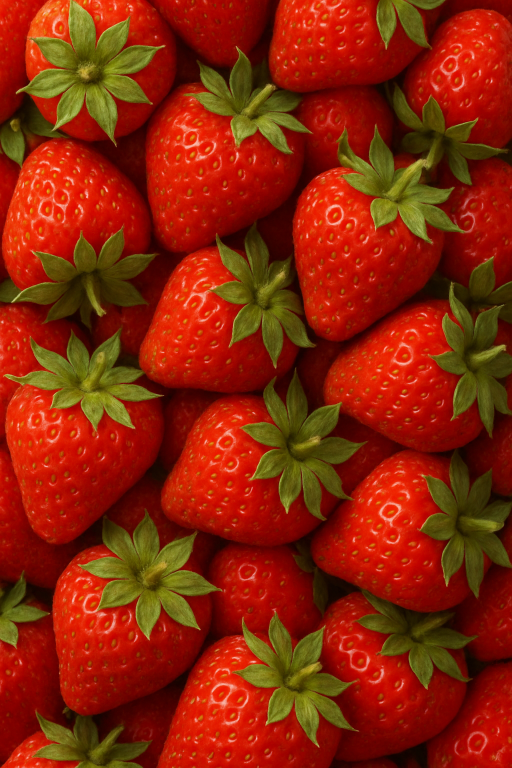
#> input picture input/strawberry_diffuse.png, 1024 x 1536 px (shown at 1/2 size); its folder holds only this picture in this run
$ python generate_all_texture_types.py   (older library calls are emulated)
#> lines starting #> are read from the running program, lines starting #| are printed output that depends on the picture
#> in prepare_base_diffuse, img is the input picture: PIL image 1024x1536 RGBA; mean R, G, B, A 138.3, 35.5, 7.6, 255
import os
import subprocess
import shutil
from PIL import Image, ImageFilter, ImageOps, ImageEnhance
import numpy as np
import cv2

# Paths
INPUT_FOLDER = "input"
OUTPUT_FOLDER = "output"
GIM_TEMPLATE_FOLDER = "gims"
GTT_FOLDER = "giantsTextureTool"

# Required files in GTT and GIM
REQUIRED_GTT_FILES = [
    "textureTool.exe", "textureTool.xml"
]

REQUIRED_GIM_FILES = [
    "filltype_displacement.gim",
    "filltype_height.gim",
    "filltype_normal.gim",
    "filltype_distance_diffuse.gim",
    "filltype_diffuse.gim",  # <-- enable DDS conversion for base diffuse PNG
]

# Enforced output resolutions
RESOLUTIONS = {
    "distance": (256, 256),
    "displacement": (32, 32),
    "height": (512, 512),
    "normal": (1024, 1024)
}

# Base diffuse (pre-processing target)
BASE_DIFFUSE_SIZE = (1024, 1024)

tiles_per_side = 4
tile_size = RESOLUTIONS["distance"][0] // tiles_per_side  # 256/4 -> 64

valid_ext = [".dds", ".png"]
input_files = [
    f for f in os.listdir(INPUT_FOLDER)
    if "_diffuse" in f and os.path.splitext(f)[1].lower() in valid_ext
]

if not input_files:
    print("No _diffuse.dds or .png files found in /input")
    exit()


def limit_blacks(img, threshold=40):
    np_img = np.array(img)
    np_img = np.clip(np_img, threshold, 255)
    return Image.fromarray(np_img.astype(np.uint8))


def validate_environment():
    print("\nValidating Giants Texture Tool files...")
    missing = []
    for f in REQUIRED_GTT_FILES:
        if not os.path.isfile(os.path.join(GTT_FOLDER, f)):
            missing.append(f)
    if missing:
        print(f"Conversion of pngs not possible, Giants Texture Tool is not found in {os.path.abspath(GTT_FOLDER)}.")
        print("Please download the Tool from https://gdn.giants-software.com/downloads.php")
        print("and extract it into the folder above where readme should be visible.")
        return False
    else:
        print("Giants Texture Tool files verified.")

    print("\nValidating GIM template files...")
    for f in REQUIRED_GIM_FILES:
        if not os.path.isfile(os.path.join(GIM_TEMPLATE_FOLDER, f)):
            print(f"Missing GIM file: {f} in {GIM_TEMPLATE_FOLDER}.")
            return False
    print("GIM templates verified.")
    return True


def apply_pink_hue_filter(image):
    img_hsv = cv2.cvtColor(image, cv2.COLOR_RGB2HSV)
    img_hsv[..., 0] = (img_hsv[..., 0] + 140) % 180
    return cv2.cvtColor(img_hsv, cv2.COLOR_HSV2RGB)


def generate_emboss_normal_for_xy(pil_image):
    gray = ImageOps.grayscale(pil_image)
    emboss = gray.filter(ImageFilter.EMBOSS)
    emboss_np = np.array(emboss).astype(np.float32) / 255.0
    gx = cv2.Sobel(emboss_np, cv2.CV_32F, 1, 0, ksize=3)
    gy = cv2.Sobel(emboss_np, cv2.CV_32F, 0, 1, ksize=3)
    gz = np.ones_like(gx) * 0.5
    norm = np.sqrt(gx**2 + gy**2 + gz**2)
    nx = (gx / norm + 1) * 127.5
    ny = (gy / norm + 1) * 127.5
    nz = (gz / norm + 1) * 127.5
    return np.stack([nx, ny, nz], axis=-1).astype(np.uint8)


def blend_all(diffuse_cv, height_cv, normal_emboss, target_size):
    """
    Combine channels and return an RGB image resized to target_size.
    """
    # Resize helpers to diffuse size first for consistent combination
    h, w = diffuse_cv.shape[:2]
    height_resized = cv2.resize(height_cv, (w, h), interpolation=cv2.INTER_LANCZOS4)
    normal_resized = cv2.resize(normal_emboss, (w, h), interpolation=cv2.INTER_LANCZOS4)

    r = normal_resized[:, :, 0].astype(np.float32)
    g = normal_resized[:, :, 1].astype(np.float32)
    b = height_resized.astype(np.float32)

    r = np.clip((r * 1.05), 0, 255)
    g = np.clip((g * 1.05), 0, 255)
    b = np.clip((b * 0.9), 64, 255)

    blended = np.stack([r, g, b], axis=-1).astype(np.uint8)
    blended = apply_pink_hue_filter(blended)

    # Ensure final normal size is exactly the enforced resolution
    final = cv2.resize(blended, target_size, interpolation=cv2.INTER_LANCZOS4)
    return final


def force_alpha_if_trivial_or_missing(img: Image.Image):
    """
    Ensure RGBA with a *real* alpha.
    - If no alpha, add alpha=214.
    - If alpha exists but is uniformly 255 (fully opaque), replace with 214.
    - If alpha varies (min < 255), keep as-is.
    Returns: (rgba_img, alpha_was_forced: bool)
    """
    rgba = img.convert("RGBA")
    r, g, b, a = rgba.split()
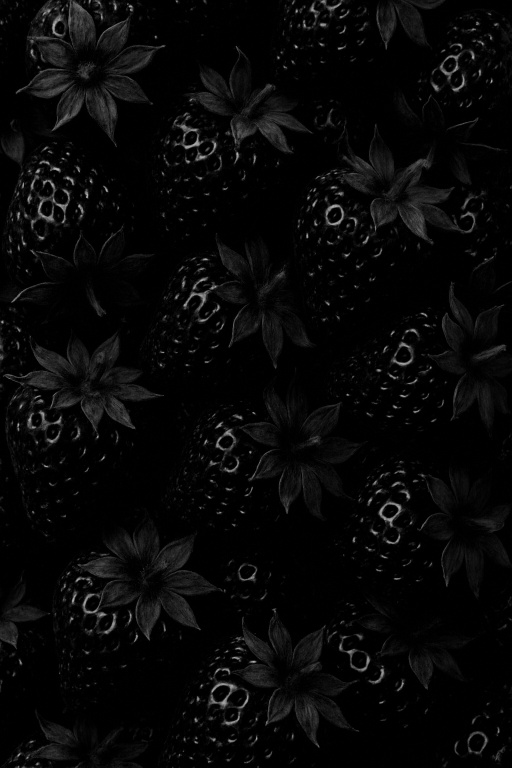
#> b: PIL image 1024x1536 L (shown at 1/2 size); min 0, max 192, mean 7.6
#> a: PIL image 1024x1536 L; every value is 255

    had_alpha_channel = ('A' in img.getbands())
#> had_alpha_channel = True
    a_np = np.array(a, dtype=np.uint8)
    uniform_255 = (a_np.min() == 255 and a_np.max() == 255)
#> uniform_255 = True
    no_real_alpha = (not had_alpha_channel) or uniform_255
#> no_real_alpha = True

    if no_real_alpha:
        a = Image.new('L', rgba.size, 214)
#> a: PIL image 1024x1536 L; every value is 214
        rgba = Image.merge('RGBA', (r, g, b, a))
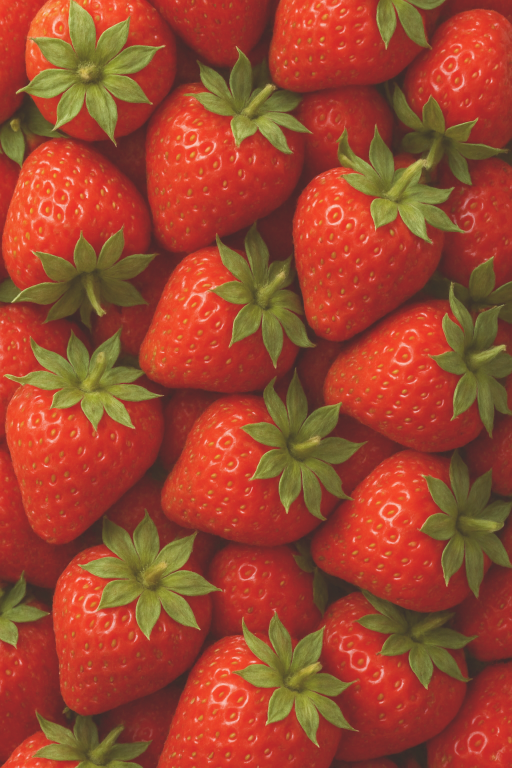
#> rgba: PIL image 1024x1536 RGBA (shown at 1/2 size); mean R, G, B, A 138.3, 35.5, 7.6, 214; transparent parts drawn white
        return rgba, True

    return rgba, False


def prepare_base_diffuse(input_path: str, out_dir: str, base_name: str):
    """
    Loads the input diffuse, ensures:
      - alpha channel is 'real' (adds/forces alpha=214 if missing or uniformly 255)
      - size is exactly 1024x1024
    If any change was made, saves <base>_diffuse.png.
    If no change, copies the original to the output folder (keeps original extension).
    Returns: (processed_pil_image, used_file_path, wrote_png: bool)
    """
    img = Image.open(input_path)
    changed = False

    # Ensure non-trivial alpha (force 214 if missing or uniformly 255)
    img, alpha_forced = force_alpha_if_trivial_or_missing(img)
#> alpha_forced = True
    if alpha_forced:
        changed = True

    # Enforce 1024x1024
    if img.size != BASE_DIFFUSE_SIZE:
        img = img.resize(BASE_DIFFUSE_SIZE, Image.LANCZOS)
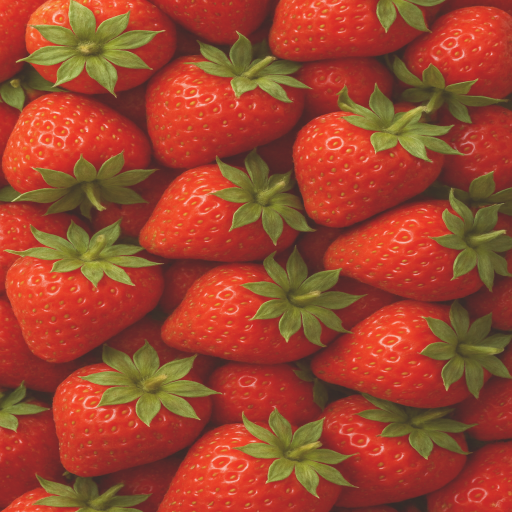
#> img: PIL image 1024x1024 RGBA (shown at 1/2 size); mean R, G, B, A 137.8, 35.1, 7.4, 214; transparent parts drawn white
        changed = True

    if changed:
        out_path = os.path.join(out_dir, f"{base_name}_diffuse.png")
        img.save(out_path)
        print(f"Prepared and saved processed diffuse: {os.path.basename(out_path)}")
        return img, out_path, True  # wrote png
    else:
        # No change: copy original file into output (keep original extension)
        original_ext = os.path.splitext(os.path.basename(input_path))[1].lower()
        new_name = f"{base_name}_diffuse{original_ext}"
        dst_path = os.path.join(out_dir, new_name)
        shutil.copy(input_path, dst_path)
        print(f"No preprocessing needed; copied original diffuse: {new_name}")
        return img, dst_path, False


processed_folders = []

for file in input_files:
    name = os.path.splitext(file)[0]
    base_name = name.replace("_diffuse", "")
    input_path = os.path.join(INPUT_FOLDER, file)
    out_dir = os.path.join(OUTPUT_FOLDER, base_name)
    os.makedirs(out_dir, exist_ok=True)

    # === Base diffuse preprocessing ===
    img_rgba, diffuse_path_in_outdir, diffuse_was_changed = prepare_base_diffuse(
        input_path, out_dir, base_name
    )
#> diffuse_path_in_outdir = 'output/strawberry/strawberry_diffuse.png'; diffuse_was_changed = True
    processed_folders.append((base_name, out_dir))

    # Use processed RGBA as the source for subsequent maps
    img = img_rgba
    img_cv = cv2.cvtColor(np.array(img), cv2.COLOR_RGBA2BGR)

    # === Distance (always 256x256), force alpha=52 everywhere ===
    cluster = img.resize((tile_size, tile_size), Image.LANCZOS)
    distance_rgb = Image.new("RGB", RESOLUTIONS["distance"], (0, 0, 0))
#> distance_rgb: PIL image 256x256 RGB; every value is 0
    for row in range(tiles_per_side):
        for col in range(tiles_per_side):
            x = col * tile_size
            y = row * tile_size
            distance_rgb.paste(cluster.convert("RGB"), (x, y))
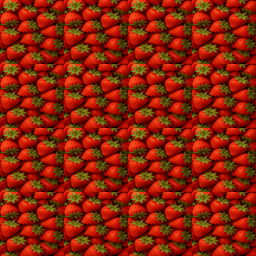
#> distance_rgb: PIL image 256x256 RGB; mean R, G, B 137.3, 34.8, 7.3
    r, g, b = distance_rgb.split()
#> r: PIL image 256x256 L
#> g: PIL image 256x256 L
#> b: PIL image 256x256 L
    alpha_52 = Image.new('L', RESOLUTIONS["distance"], 52)
#> alpha_52: PIL image 256x256 L; every value is 52
    distance_rgba = Image.merge("RGBA", (r, g, b, alpha_52))
    distance_rgba.save(os.path.join(out_dir, f"{base_name}Distance_diffuse.png"))
    print(f"{base_name}Distance_diffuse.png")

    # === Displacement (always 32x32) ===
    disp = ImageOps.grayscale(img).resize(RESOLUTIONS["displacement"], Image.LANCZOS)
    disp = ImageOps.autocontrast(disp)
    disp = disp.filter(ImageFilter.GaussianBlur(radius=2.5))
    disp = disp.filter(ImageFilter.MedianFilter(size=3))
    disp = limit_blacks(disp, threshold=50)
    disp.save(os.path.join(out_dir, f"{base_name}_displacement.png"))
    print(f"{base_name}_displacement.png")

    # === Height (always 512x512) ===
    height = ImageOps.grayscale(img).resize(RESOLUTIONS["height"], Image.LANCZOS)
    height = ImageOps.autocontrast(height)
    height = limit_blacks(height, threshold=60)
    height = height.filter(ImageFilter.GaussianBlur(radius=0.8))
    height = ImageEnhance.Contrast(height).enhance(1.5)
    height = height.filter(ImageFilter.UnsharpMask(radius=1.2, percent=180))
    height_name = os.path.join(out_dir, f"{base_name}_height.png")
    height.save(height_name)
    print(f"{base_name}_height.png")

    # === Normal (always 1024x1024) ===
    emboss_normal = generate_emboss_normal_for_xy(img)
    normal_final = blend_all(img_cv, np.array(height), emboss_normal, RESOLUTIONS["normal"])
#> in blend_all, `b = np.clip((b * 0.9), 64, 255)`:
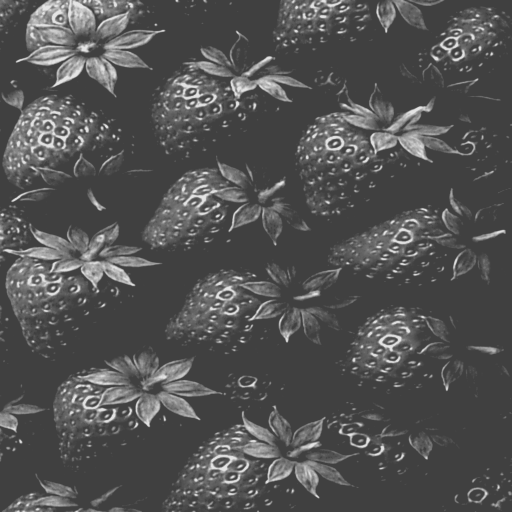
#> b: shape (1024, 1024) float32 (shown at 1/2 size); min 64, max 229.5, mean 83.3
#> in blend_all, `blended = np.stack([r, g, b], axis=-1).astype(np.uint8)`:
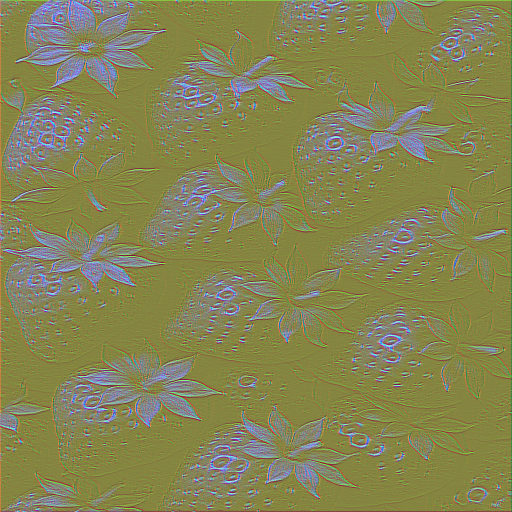
#> blended: shape (1024, 1024, 3) (shown at 1/2 size); mean of channels 0, 1, 2 133.1, 132.3, 83.1; drawn as R, G, B
#> in apply_pink_hue_filter, `img_hsv = cv2.cvtColor(image, cv2.COLOR_RGB2HSV)`: img_hsv: shape (1024, 1024, 3); mean H, S, V 44.9, 125.9, 148.5
#> in apply_pink_hue_filter, `img_hsv[..., 0] = (img_hsv[..., 0] + 140) % 180`: img_hsv: shape (1024, 1024, 3); mean H, S, V 127.4, 125.9, 148.5
#> in apply_pink_hue_filter, `return cv2.cvtColor(img_hsv, cv2.COLOR_HSV2RGB)`:
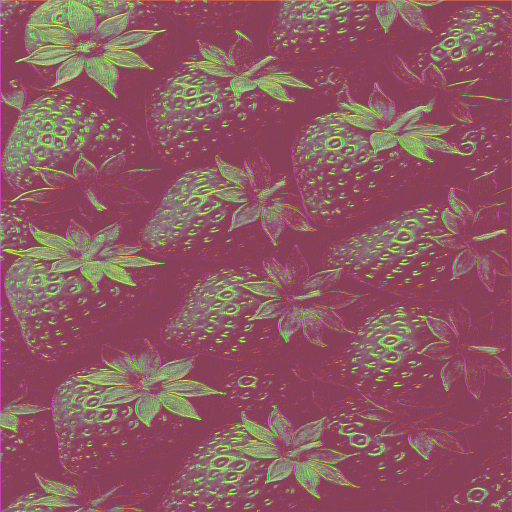
#> returned value: shape (1024, 1024, 3) (shown at 1/2 size); mean R, G, B 141.7, 88.8, 97.5
    Image.fromarray(normal_final).save(os.path.join(out_dir, f"{base_name}_normal.png"))
    print(f"{base_name}_normal.png")

print("\nAll texture PNGs generated inside organized /output/<folder>/ folders.")

# --- Conversion phase (GTT) ---
while not validate_environment():
    retry = input("Have you extracted the files into the correct folder? (Y/N): ").strip().upper()
    if retry == "Y":
        continue
    skip = input("Would you like to skip converting the files? (Y/N): ").strip().upper()
    if skip == "Y":
        print("Conversion skipped by user. Exiting.")
        exit()
#> (the program exits here)
